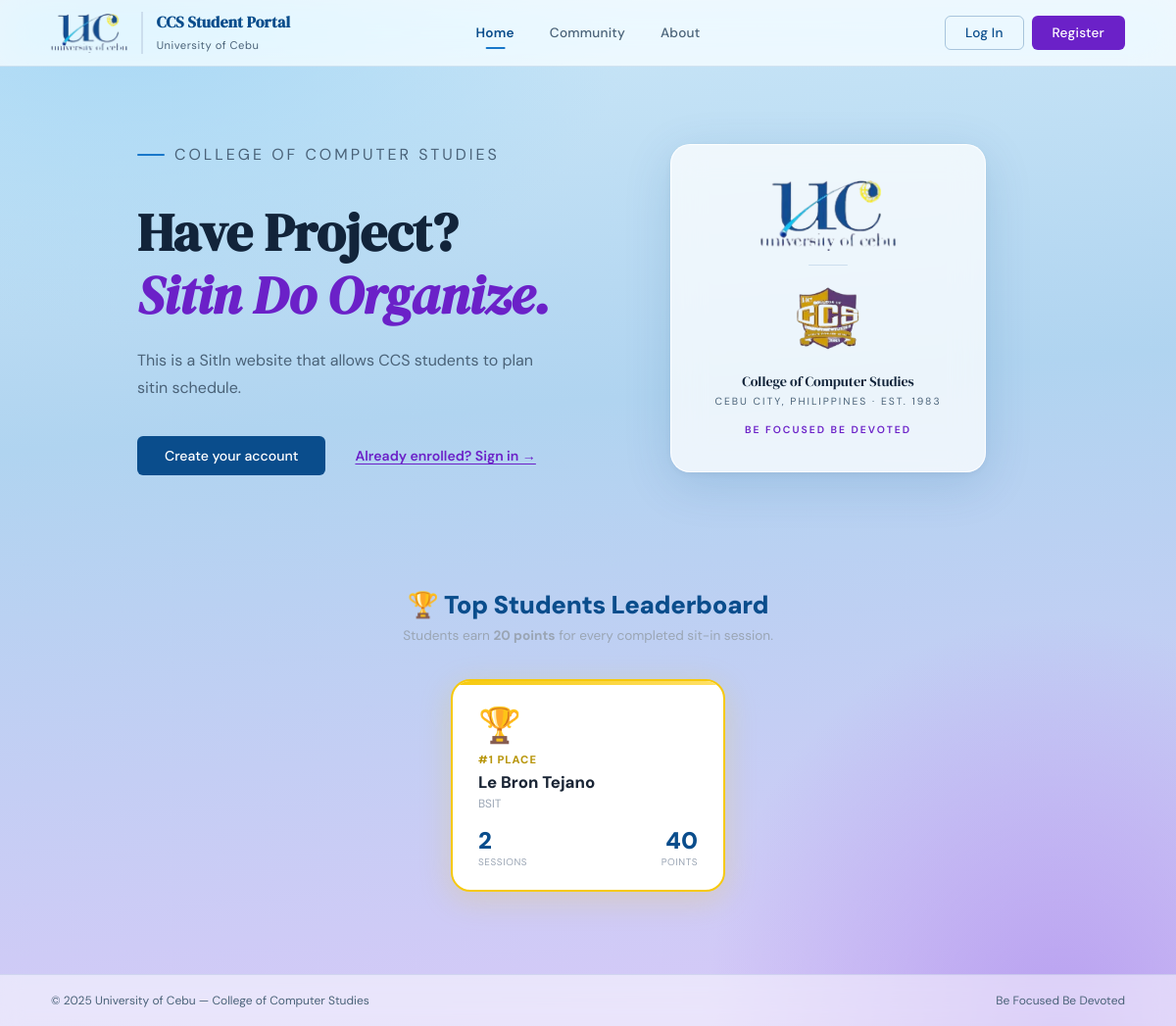
/Landing.php, run on the app's committed database.
### tables this page shows
CREATE TABLE students (
    id          INTEGER PRIMARY KEY AUTOINCREMENT,
    student_id  TEXT    NOT NULL UNIQUE,
    first_name  TEXT    NOT NULL,
    middle_name TEXT    DEFAULT '',
    last_name   TEXT    NOT NULL,
    course      TEXT    NOT NULL,
    course_code TEXT    DEFAULT '',
    level       TEXT    NOT NULL,
    email       TEXT    NOT NULL UNIQUE,
    address     TEXT    DEFAULT '',
    password    TEXT    NOT NULL,
    profile_pic TEXT    DEFAULT NULL,
    sessions    INTEGER NOT NULL DEFAULT 30,
    used        INTEGER NOT NULL DEFAULT 0,
    created_at  TEXT    NOT NULL DEFAULT (datetime('now'))
);

### Landing.php (the view, shortened to what this page needs)
<?php
$db = get_db();
$nav_active = 'home';
$leaders = $db->query("
    SELECT first_name, last_name, course_code, level, used,
           (used * 20) as points,
           ROW_NUMBER() OVER (ORDER BY used DESC) as rank
    FROM students
    WHERE used > 0
    ORDER BY used DESC
    LIMIT 10
")->fetchAll();
?>
<!DOCTYPE html>
<html lang="en">
<head>
  <link rel="stylesheet" href="css/Style.css"/>
</head>
<body class="landing">
<?php include __DIR__ . '/nav_landing.php'; ?>
  <section class="hero">
    <div class="hero-text">
      <p class="hero-eyebrow">College of Computer Studies</p>
      <h1>Have Project?<br/><em>Sitin Do Organize.</em></h1>
      <p>This is a SitIn website that allows CCS students to plan sitin schedule.</p>
      <div class="hero-actions">
        <a href="Register.php" class="cta-main">Create your account</a>
        <a href="Login.php"    class="cta-sub">Already enrolled? Sign in &rarr;</a>
      </div>
    </div>
    <div class="hero-visual">
      <div class="hero-badge">
        <img class="logo-uc"  src="images/uclogo-removebg-preview-removebg-preview.png" alt="UC"/>
        <div class="badge-divider"></div>
        <img class="logo-ccs" src="images/csmainlogo-removebg-preview-removebg-preview.png" alt="CCS"/>
        <div class="badge-label">
          College of Computer Studies
          <small>Cebu City, Philippines &middot; Est. 1983</small>
        </div>
        <span class="badge-motto">Be Focused Be Devoted</span>
      </div>
    </div>
  </section>
  <section class="lb-section" id="leaderboard">
    <div class="lb-heading">
      <h2>🏆 Top Students Leaderboard</h2>
      <p>Students earn <strong>20 points</strong> for every completed sit-in session.</p>
    </div>
    <?php if (empty($leaders)): ?>
      <div class="lb-list">
        <div class="lb-empty">
          <div class="lb-empty-icon">🏅</div>
          No sit-in sessions recorded yet. Be the first to earn points!
        </div>
      </div>
    <?php else: ?>
      <?php
        $rankIcons  = ['🏆', '🥈', '🥉'];
        $rankLabels = ['gold', 'silver', 'bronze'];
        $rankClass  = ['rank-1', 'rank-2', 'rank-3'];
        $top3 = array_slice($leaders, 0, 3);
      ?>
      <div class="lb-podium">
        <?php foreach ($top3 as $i => $s): ?>
        <div class="lb-card <?= $rankClass[$i] ?? '' ?>">
          <div class="lb-card-icon"><?= $rankIcons[$i] ?? '🏅' ?></div>
          <div class="lb-card-rank <?= $rankLabels[$i] ?? '' ?>">#<?= $s['rank'] ?> Place</div>
          <div class="lb-card-name"><?= htmlspecialchars($s['first_name'] . ' ' . $s['last_name']) ?></div>
          <div class="lb-card-course"><?= htmlspecialchars($s['course_code'] ?: ($s['level'] ?? '')) ?></div>
          <div class="lb-card-stats">
            <div class="lb-card-stat">
              <div class="lb-card-stat-val"><?= $s['used'] ?></div>
              <div class="lb-card-stat-lbl">Sessions</div>
            </div>
            <div class="lb-card-stat" style="text-align:right;">
              <div class="lb-card-stat-val"><?= $s['points'] ?></div>
              <div class="lb-card-stat-lbl">Points</div>
            </div>
          </div>
        </div>
        <?php endforeach; ?>
      </div>
    <?php endif; ?>
  </section>
<?php include __DIR__ . '/footer.php'; ?>
</body>
</html>

### nav_landing.php
<?php
$nav_active = $nav_active ?? 'home';
?>
<nav class="site-nav">
  <div class="nav-left">
    <img src="images/uclogo-removebg-preview-removebg-preview.png" alt="University of Cebu"/>
    <div class="nav-left-text">
      <strong>CCS Student Portal</strong>
      <small>University of Cebu</small>
    </div>
  </div>
  <div class="nav-links">
    <a href="Landing.php" class="nav-link <?= $nav_active === 'home' ? 'active' : '' ?>">Home</a>
    <a href="Landing.php#community" class="nav-link">Community</a>
    <a href="Landing.php#about" class="nav-link">About</a>
  </div>
  <div class="nav-right">
    <a href="Login.php"    class="nav-btn ghost <?= $nav_active === 'login'    ? 'active' : '' ?>">Log In</a>
    <a href="Register.php" class="nav-btn solid <?= $nav_active === 'register' ? 'active' : '' ?>">Register</a>
  </div>
</nav>

### footer.php
<footer class="site-footer">
  <span>&copy; 2025 University of Cebu &mdash; College of Computer Studies</span>
  <span>Be Focused Be Devoted</span>
</footer>

### Landing.php (style rules this page uses)
.lb-section { max-width: 980px; margin: 56px auto 64px; padding: 0 24px; }
.lb-heading { text-align: center; margin-bottom: 36px; }
.lb-heading h2 { font-size: 1.6rem; font-weight: 900; color: #0a4d8c; margin: 0 0 6px; letter-spacing: -0.3px; }
.lb-heading p { font-size: 0.85rem; color: #9aa5b4; margin: 0; }
.lb-podium { display: flex; gap: 18px; justify-content: center; margin-bottom: 20px; flex-wrap: wrap; }
.lb-card { background: white; border-radius: 20px; padding: 28px 26px 22px; flex: 1; min-width: 200px; max-width: 280px; box-shadow: 0 6px 24px rgba(10,77,140,0.08); border: 2px solid rgba(204,222,237,0.5); transition: transform 0.2s; position: relative; overflow: hidden; }
.lb-card.rank-1 { border-color: #f6c90e; box-shadow: 0 8px 32px rgba(246,201,14,0.22); }
.lb-card.rank-1::before { content: ''; position: absolute; top: 0; left: 0; right: 0; height: 4px; background: linear-gradient(90deg, #f6c90e, #ffe066); }
.lb-card-icon { font-size: 2.2rem; line-height: 1; margin-bottom: 10px; }
.lb-card-rank { font-size: 0.7rem; font-weight: 800; text-transform: uppercase; letter-spacing: 1px; margin-bottom: 6px; }
.lb-card-rank.gold { color: #b8960c; }
.lb-card-name { font-size: 1.05rem; font-weight: 800; color: #1a2535; margin-bottom: 3px; line-height: 1.25; }
.lb-card-course { font-size: 0.74rem; color: #9aa5b4; margin-bottom: 18px; }
.lb-card-stats { display: flex; justify-content: space-between; gap: 10px; }
.lb-card-stat-val { font-size: 1.5rem; font-weight: 900; color: #0a4d8c; line-height: 1; }
.lb-card-stat-lbl { font-size: 0.62rem; text-transform: uppercase; letter-spacing: 0.6px; color: #9aa5b4; margin-top: 3px; }

### data on the page
students: i "🏆", rank "1", first_name+last_name "Le Bron Tejano", course_code "BSIT", used "2", points "40"
